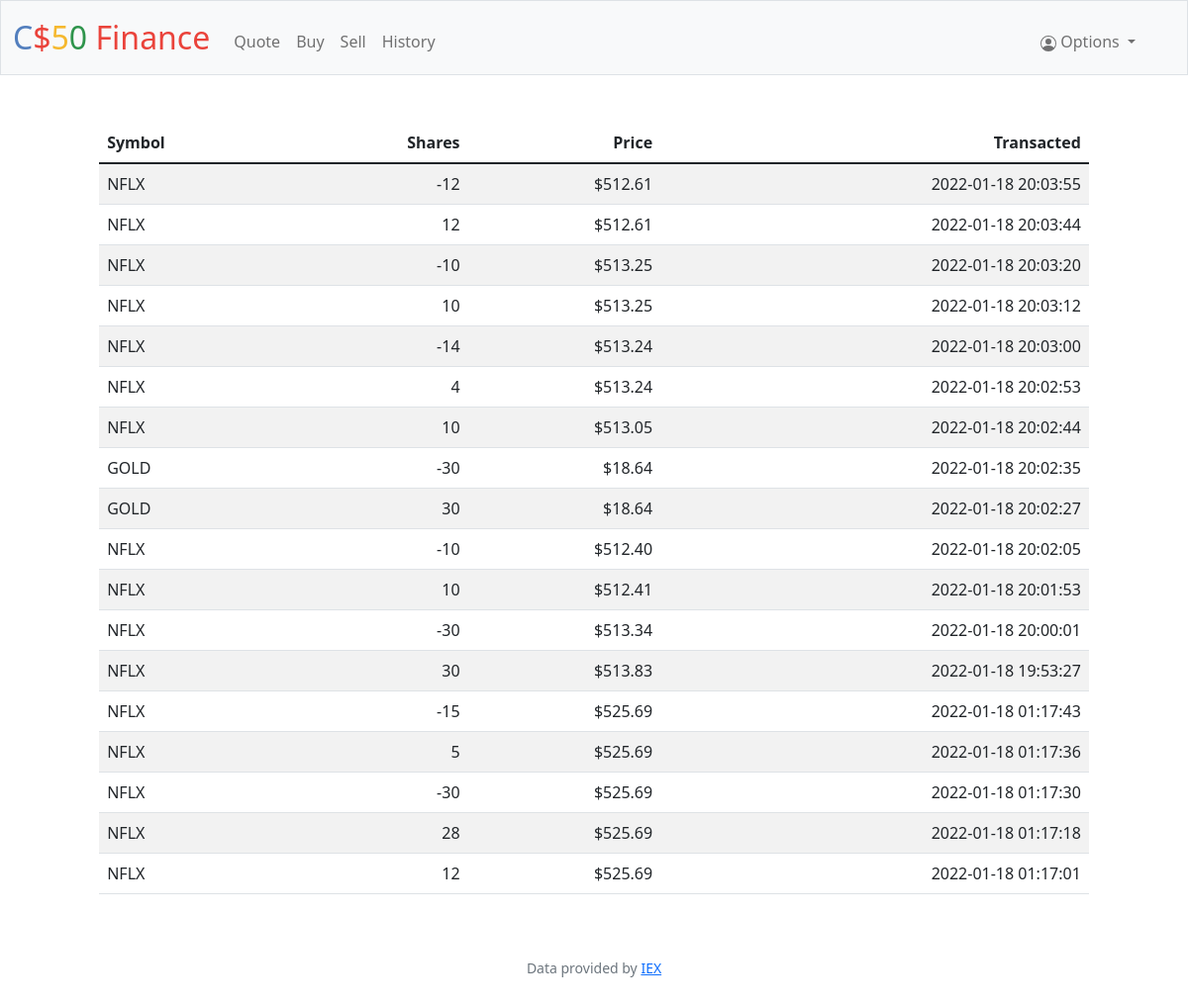
The page /history (signed in) on the database its author committed.
### tables this page shows
CREATE TABLE history (
id INTEGER,
user_id NUMERIC NOT NULL,
symbol TEXT NOT NULL,
shares NUMERIC NOT NULL,
price NUMERIC NOT NULL,
time TIMESTAMP NOT NULL,
PRIMARY KEY (id),
FOREIGN KEY (user_id) REFERENCES users(id)
);

### app.py (the view)
@app.route("/history")
@login_required
def history():
    history = db.execute("SELECT symbol,shares,price,time FROM history WHERE user_id = ? ORDER BY time DESC", session["user_id"])
    return render_template("history.html", history=history)

### app.py (called while the page is built)
@app.after_request
def after_request(response):
    response.headers["Cache-Control"] = "no-cache, no-store, must-revalidate"
    response.headers["Expires"] = 0
    response.headers["Pragma"] = "no-cache"
    return response

### helpers.py (called while the page is built)
def login_required(f):
    @wraps(f)
    def decorated_function(*args, **kwargs):
        if session.get("user_id") is None:
            return redirect("/login")
        return f(*args, **kwargs)
    return decorated_function

def usd(value):
    return f"${value:,.2f}"

### templates/history.html (shortened to what this page needs)
{% extends "layout.html" %}
{% block main %}
    <table class="table table-striped">
        <thead>
            <tr>
                <th class="text-start"> Symbol </th>
                <th class="text-end"> Shares </th>
                <th class="text-end"> Price </th>
                <th class="text-end"> Transacted </th>
            </tr>
        </thead>
        <tbody>
            {% for dic in history %}
                <tr>
                    <td class="text-start">{{ dic["symbol"]}}</td>
                    <td class="text-end">{{ dic["shares"] }}</td>
                    <td class="text-end">{{ dic["price"] | usd}}</td>
                    <td class="text-end">{{ dic["time"]}}
                </tr>
            {% endfor %}
        </tbody>
    </table>
{% endblock %}

### static/styles.css (style rules this page uses)
.table { width: 85%; margin-left: auto; margin-right: auto; }

### rows shown on the page
history: symbol "NFLX", shares "-12", price "$512.61", time "2022-01-18 20:03:55"
history: symbol "NFLX", shares "12", price "$512.61", time "2022-01-18 20:03:44"
history: symbol "NFLX", shares "-10", price "$513.25", time "2022-01-18 20:03:20"
history: symbol "NFLX", shares "10", price "$513.25", time "2022-01-18 20:03:12"
history: symbol "NFLX", shares "-14", price "$513.24", time "2022-01-18 20:03:00"
history: symbol "NFLX", shares "4", price "$513.24", time "2022-01-18 20:02:53"
history: symbol "NFLX", shares "10", price "$513.05", time "2022-01-18 20:02:44"
history: symbol "GOLD", shares "-30", price "$18.64", time "2022-01-18 20:02:35"
history: symbol "GOLD", shares "30", price "$18.64", time "2022-01-18 20:02:27"
history: symbol "NFLX", shares "-10", price "$512.40", time "2022-01-18 20:02:05"
history: symbol "NFLX", shares "10", price "$512.41", time "2022-01-18 20:01:53"
history: symbol "NFLX", shares "-30", price "$513.34", time "2022-01-18 20:00:01"
history: symbol "NFLX", shares "30", price "$513.83", time "2022-01-18 19:53:27"
history: symbol "NFLX", shares "-15", price "$525.69", time "2022-01-18 01:17:43"
history: symbol "NFLX", shares "5", price "$525.69", time "2022-01-18 01:17:36"
history: symbol "NFLX", shares "-30", price "$525.69", time "2022-01-18 01:17:30"
history: symbol "NFLX", shares "28", price "$525.69", time "2022-01-18 01:17:18"
history: symbol "NFLX", shares "12", price "$525.69", time "2022-01-18 01:17:01"
